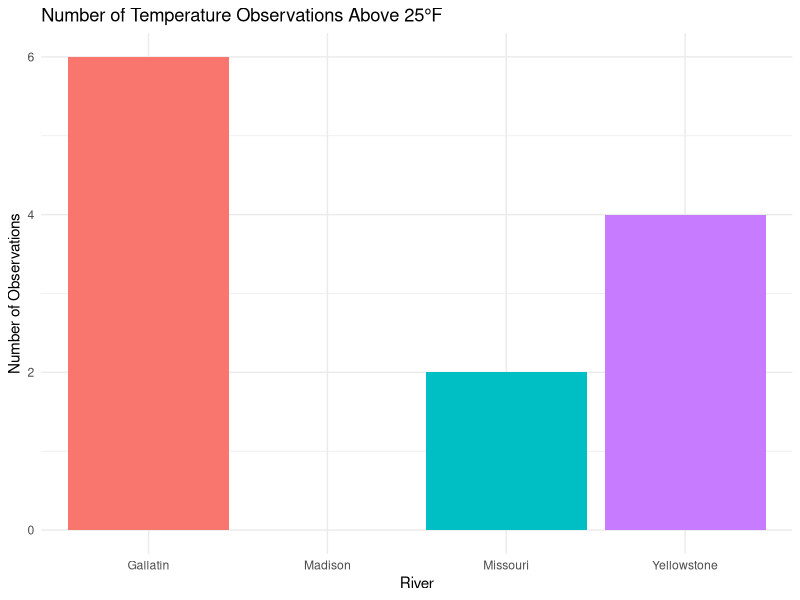
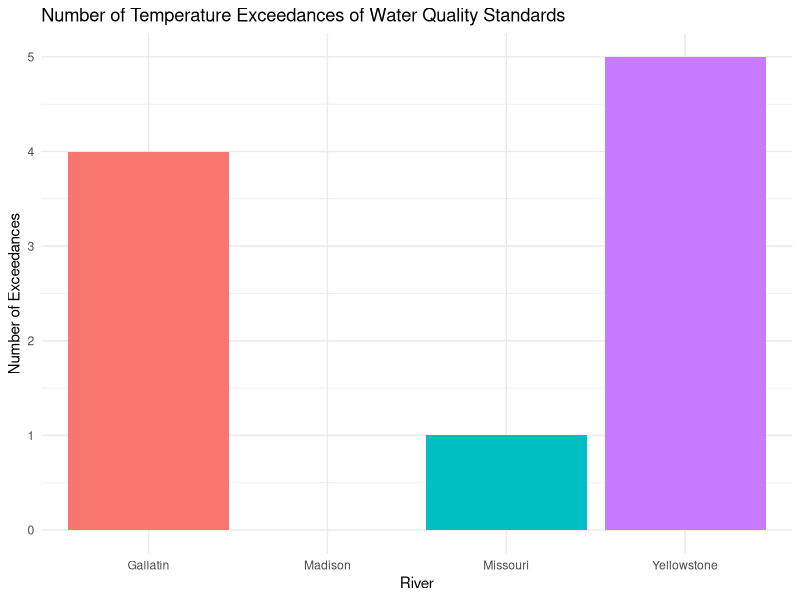

Write the R code that produced these figures, in order.
## ---- chunk 1
#| include: false
library(tidyverse)
library(knitr)
## ---- chunk 2
#| echo: false
rivers <- read_csv("Labs/Data/rivers.csv", show_col_types = FALSE) %>%
  mutate(
    date = as.Date(date, format = "%m/%d/%Y"),
    river = case_when(
      site %in% c("Gallatin", "Galatin", "Gallatiin") ~ "Gallatin",
      site %in% c("Madison", "Madison River") ~ "Madison",
      site %in% c("Missouri", "Misouri") ~ "Missouri",
      site %in% c("Yellowstone") ~ "Yellowstone",
      TRUE ~ site
    ),
    river = factor(river, levels = c("Gallatin", "Madison", "Missouri", "Yellowstone")),
    temp = as.numeric(temperature),
    do = as.numeric(dissolved_oxygen),
    ph = as.numeric(pH),
    month = as.numeric(format(date, "%m"))
  )
## ---- chunk 3
#| echo: false
#| results: asis
avg_table <- rivers %>%
  group_by(river) %>%
  summarize(
    avg_temp = mean(temp, na.rm = TRUE),
    avg_do = mean(do, na.rm = TRUE),
    avg_ph = mean(ph, na.rm = TRUE)
  )

knitr::kable(
  avg_table,
  digits = 2,
  col.names = c("River", "Average Temperature", "Average Dissolved Oxygen", "Average pH")
)
## ---- chunk 4
#| echo: false
plot1_data <- rivers %>%
  filter(temp > 25) %>%
  count(river, name = "count") %>%
  complete(
    river = factor(c("Gallatin", "Madison", "Missouri", "Yellowstone"),
                   levels = c("Gallatin", "Madison", "Missouri", "Yellowstone")),
    fill = list(count = 0)
  )

ggplot(plot1_data, aes(x = river, y = count, fill = river)) +
  geom_col() +
  labs(
    title = "Number of Temperature Observations Above 25°F",
    x = "River",
    y = "Number of Observations"
  ) +
  theme_minimal() +
  theme(legend.position = "none")
## ---- chunk 5
#| echo: false
wqs <- read_csv("Labs/Data/wqs.csv", show_col_types = FALSE) %>%
  mutate(
    river = case_when(
  site %in% c("Gallatin", "Galatin", "Gallatiin") ~ "Gallatin",
  site %in% c("Madison", "Madison River") ~ "Madison",
  site %in% c("Missouri", "Misouri") ~ "Missouri",
  site %in% c("Yellowstone") ~ "Yellowstone",
  TRUE ~ site
),
river = factor(river, levels = c("Gallatin", "Madison", "Missouri", "Yellowstone")),
    river = as.factor(site),
    month = as.numeric(month),
    standard = as.numeric(standard)
  )
## ---- chunk 6
#| echo: false
combined <- rivers %>%
  left_join(wqs, by = c("river", "month"))

plot2_data <- combined %>%
  filter(temp > standard) %>%
  count(river, name = "count") %>%
  complete(
    river = factor(c("Gallatin", "Madison", "Missouri", "Yellowstone"),
                   levels = c("Gallatin", "Madison", "Missouri", "Yellowstone")),
    fill = list(count = 0)
  )

ggplot(plot2_data, aes(x = river, y = count, fill = river)) +
  geom_col() +
  labs(
    title = "Number of Temperature Exceedances of Water Quality Standards",
    x = "River",
    y = "Number of Exceedances"
  ) +
  theme_minimal() +
  theme(legend.position = "none")
